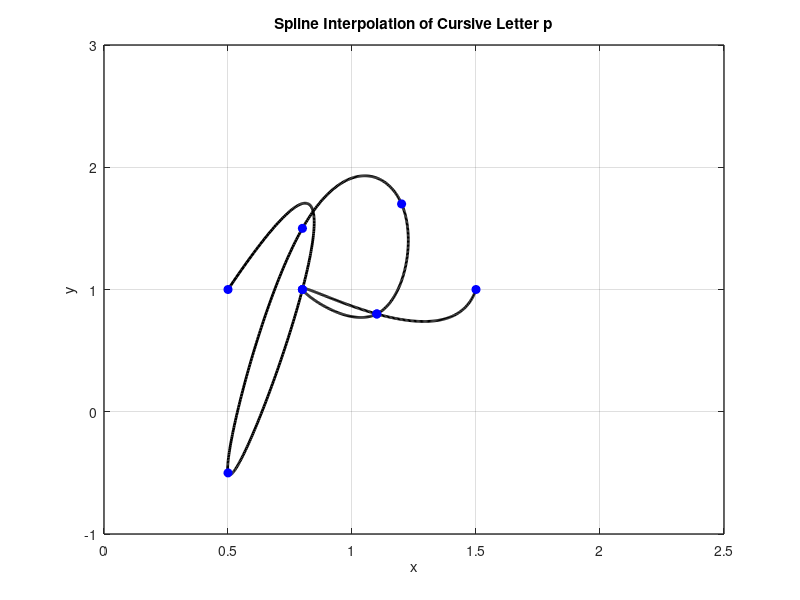

Reproduce this figure in MATLAB.
x = [0.5 0.8 0.5 0.8 1.2 1.1 0.8 1.1 1.5];
y = [1 1 -0.5 1.5 1.7 0.8 1 0.8 1];

n = length(x);
t = 0:n-1; % Parametric coordinate t
tt = 0:0.01:n-1; % More dense coordinate tt for spline interpolation

% Compute spline interpolation
xx = spline(t, x, tt);
yy = spline(t, y, tt);

% Plot settings
figure(1)
plot(xx, yy, 'k', 'LineWidth', 2) % plot spline
hold on
plot(x, y, 'bo', 'MarkerFaceColor', 'b') % plot data points
axis([0 2.5 -1 3])
grid on
title('Spline Interpolation of Cursive Letter p')
xlabel('x')
ylabel('y')
set(gca, 'FontSize', 10, 'LineWidth', 1)
grid on